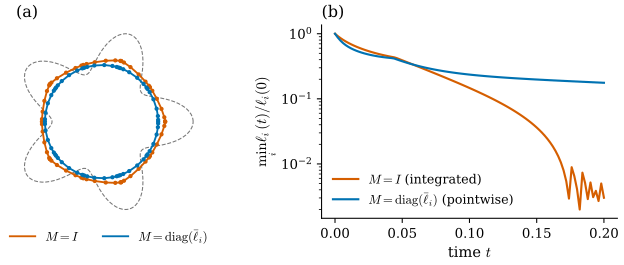

Reproduce this figure in Python.
"""Figure 37.6.1: the inner product decides the flow.

The flower curve r = 1 + 0.3 cos 5t sampled with 64 vertices at equal parameter steps, moved by forward Euler with
small steps until the same time t = 0.2:
- Euclidean inner product (M = I): x_i <- x_i - h grad_i L, h = dt / mean(lbar) (the integrated B flow of Chapter 32);
- lbar-weighted inner product (M = diag(lbar)): x_i <- x_i - dt grad_i L / lbar_i.
(a) the two curves at t = 0.2 with their vertices; (b) the smallest edge length divided by its initial value.

Run: PYTHONPATH=tools python3 chapters/37-curves-smooth-discrete/figures/fig-37-6-1-inner-product.py
"""
import sys
from pathlib import Path

import numpy as np

sys.path.insert(0, str(Path(__file__).resolve().parents[1] / "lib"))
import dgfig  # noqa: E402
dgfig.setup()
import matplotlib.pyplot as plt  # noqa: E402

import dgdec as dd  # noqa: E402
import ddg37  # noqa: E402

C = dgfig.COLORS
X0, _ = ddg37.sample("flower", 64)
ell0 = dd.curve_edge_lengths(X0, True)
dt = 1e-4
steps = 2000
hE = dt / ddg37.dual_lengths(X0).mean()
XE, XW = X0.copy(), X0.copy()
ts, rE, rW = [0.0], [1.0], [1.0]
for k in range(1, steps + 1):
    XE = ddg37.explicit_step(XE, hE, weighted=False)
    XW = ddg37.explicit_step(XW, dt, weighted=True)
    if k % 20 == 0:
        ts.append(k * dt)
        rE.append((dd.curve_edge_lengths(XE, True) / ell0).min())
        rW.append((dd.curve_edge_lengths(XW, True) / ell0).min())
rE, rW = np.array(rE), np.array(rW)
assert rE[-1] < 0.01 and rW[-1] > 0.15             # Euclidean: an edge collapses; weighted: no collapse
# the Euclidean flow is the integrated B flow of Chapter 32 (kappa^B n = -grad L)
assert np.allclose(dd.length_gradient(X0, True), -dd.curvature_length_variation(X0, True)[:, None]
                   * dd.curve_vertex_normals(X0, True))

fig, (ax, bx) = plt.subplots(1, 2, figsize=(7.0, 3.0), gridspec_kw={"width_ratios": [1, 1.15]})
s = np.linspace(0, 2 * np.pi, 400)
F = ddg37.point("flower", s)
ax.plot(F[:, 0], F[:, 1], color=C["aux"], lw=0.8, ls="--")
for X, col, lab in ((XE, C["normal"], r"$M = I$"), (XW, C["tangent"], r"$M = \mathrm{diag}(\bar\ell_i)$")):
    Xc = np.vstack([X, X[:1]])
    ax.plot(Xc[:, 0], Xc[:, 1], color=col, lw=1.4, label=lab)
    ax.plot(X[:, 0], X[:, 1], "o", color=col, ms=2.2)
ax.set_aspect("equal")
ax.set_axis_off()
ax.legend(fontsize=9.5, frameon=False, loc="upper center", bbox_to_anchor=(0.5, 0.0), ncol=2)
ax.set_title("(a)", fontsize=12, loc="left")
bx.semilogy(ts, rE, color=C["normal"], lw=1.6, label=r"$M = I$ (integrated)")
bx.semilogy(ts, rW, color=C["tangent"], lw=1.6, label=r"$M = \mathrm{diag}(\bar\ell_i)$ (pointwise)")
bx.set_xlabel(r"time $t$")
bx.set_ylabel(r"$\min_i \ell_i(t)/\ell_i(0)$")
bx.legend(fontsize=9.5, frameon=False, loc="lower left")
bx.set_title("(b)", fontsize=12, loc="left")
for sp2 in ("top", "right"):
    bx.spines[sp2].set_visible(False)
fig.tight_layout()
dgfig.save(fig, __file__)
print(f"min edge ratio at t = 0.2: Euclidean {rE[-1]:.4f}, weighted {rW[-1]:.4f}")
